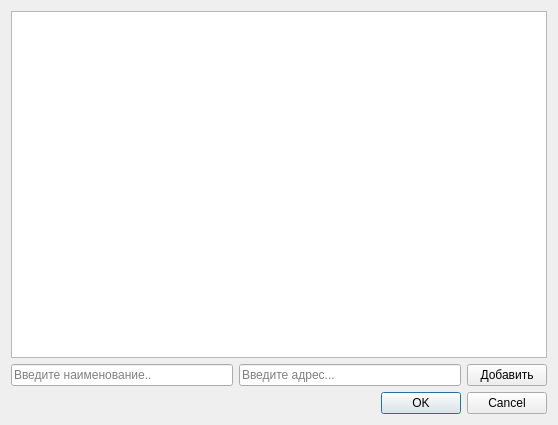
<?xml version="1.0" encoding="UTF-8"?>
<ui version="4.0">
 <class>Vender_dialog</class>
 <widget class="QDialog" name="Vender_dialog">
  <property name="geometry">
   <rect>
    <x>0</x>
    <y>0</y>
    <width>558</width>
    <height>425</height>
   </rect>
  </property>
  <property name="windowTitle">
   <string>Dialog</string>
  </property>
  <layout class="QVBoxLayout" name="verticalLayout_2">
   <item>
    <widget class="QListWidget" name="listWidget"/>
   </item>
   <item>
    <layout class="QHBoxLayout" name="horizontalLayout">
     <item>
      <widget class="QLineEdit" name="name_edit">
       <property name="placeholderText">
        <string>Введите наименование..</string>
       </property>
      </widget>
     </item>
     <item>
      <widget class="QLineEdit" name="address_edit">
       <property name="placeholderText">
        <string>Введите адрес...</string>
       </property>
      </widget>
     </item>
     <item>
      <widget class="QPushButton" name="add_btn">
       <property name="text">
        <string>Добавить</string>
       </property>
      </widget>
     </item>
    </layout>
   </item>
   <item>
    <widget class="QDialogButtonBox" name="buttonBox">
     <property name="orientation">
      <enum>Qt::Orientation::Horizontal</enum>
     </property>
     <property name="standardButtons">
      <set>QDialogButtonBox::StandardButton::Cancel|QDialogButtonBox::StandardButton::Ok</set>
     </property>
    </widget>
   </item>
  </layout>
 </widget>
 <resources/>
 <connections>
  <connection>
   <sender>buttonBox</sender>
   <signal>accepted()</signal>
   <receiver>Vender_dialog</receiver>
   <slot>accept()</slot>
   <hints>
    <hint type="sourcelabel">
     <x>248</x>
     <y>254</y>
    </hint>
    <hint type="destinationlabel">
     <x>157</x>
     <y>274</y>
    </hint>
   </hints>
  </connection>
  <connection>
   <sender>buttonBox</sender>
   <signal>rejected()</signal>
   <receiver>Vender_dialog</receiver>
   <slot>reject()</slot>
   <hints>
    <hint type="sourcelabel">
     <x>316</x>
     <y>260</y>
    </hint>
    <hint type="destinationlabel">
     <x>286</x>
     <y>274</y>
    </hint>
   </hints>
  </connection>
 </connections>
</ui>
